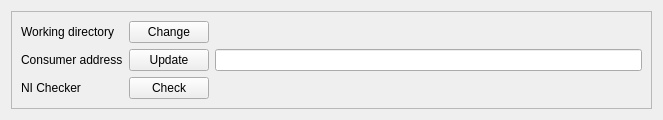
<?xml version="1.0" encoding="UTF-8"?>
<ui version="4.0">
 <class>ParametryzationProfilesWdgtTopper</class>
 <widget class="QWidget" name="ParametryzationProfilesWdgtTopper">
  <property name="geometry">
   <rect>
    <x>0</x>
    <y>0</y>
    <width>663</width>
    <height>119</height>
   </rect>
  </property>
  <property name="windowTitle">
   <string>Form</string>
  </property>
  <layout class="QVBoxLayout" name="verticalLayout">
   <item>
    <widget class="QFrame" name="frame">
     <property name="frameShape">
      <enum>QFrame::StyledPanel</enum>
     </property>
     <property name="frameShadow">
      <enum>QFrame::Raised</enum>
     </property>
     <layout class="QGridLayout" name="gridLayout">
      <item row="0" column="0">
       <widget class="QLabel" name="label">
        <property name="text">
         <string>Working directory</string>
        </property>
       </widget>
      </item>
      <item row="1" column="0">
       <widget class="QLabel" name="label_2">
        <property name="text">
         <string>Consumer address</string>
        </property>
       </widget>
      </item>
      <item row="0" column="5">
       <widget class="QLabel" name="lblWorkingDirectory">
        <property name="sizePolicy">
         <sizepolicy hsizetype="Expanding" vsizetype="Preferred">
          <horstretch>0</horstretch>
          <verstretch>0</verstretch>
         </sizepolicy>
        </property>
        <property name="text">
         <string/>
        </property>
        <property name="openExternalLinks">
         <bool>true</bool>
        </property>
        <property name="textInteractionFlags">
         <set>Qt::LinksAccessibleByKeyboard|Qt::LinksAccessibleByMouse|Qt::TextBrowserInteraction|Qt::TextSelectableByKeyboard|Qt::TextSelectableByMouse</set>
        </property>
       </widget>
      </item>
      <item row="1" column="5">
       <widget class="QLineEdit" name="leConsumerAddress">
        <property name="clearButtonEnabled">
         <bool>true</bool>
        </property>
       </widget>
      </item>
      <item row="2" column="1" colspan="3">
       <widget class="QPushButton" name="tbNIchecker">
        <property name="text">
         <string>Check</string>
        </property>
        <property name="icon">
         <iconset resource="../../../../../Matilda-units/gui/image-and-font/res.qrc">
          <normaloff>:/katynko/svg4/sc_expandpage.svg</normaloff>:/katynko/svg4/sc_expandpage.svg</iconset>
        </property>
       </widget>
      </item>
      <item row="1" column="1" colspan="3">
       <widget class="QPushButton" name="tbUpdateCompleter">
        <property name="text">
         <string>Update</string>
        </property>
        <property name="icon">
         <iconset resource="../../../../../Matilda-units/gui/image-and-font/res.qrc">
          <normaloff>:/katynko/svg/view-refresh.svg</normaloff>:/katynko/svg/view-refresh.svg</iconset>
        </property>
       </widget>
      </item>
      <item row="2" column="0">
       <widget class="QLabel" name="label_3">
        <property name="text">
         <string>NI Checker</string>
        </property>
       </widget>
      </item>
      <item row="2" column="5">
       <widget class="QLabel" name="lblWarnings">
        <property name="text">
         <string/>
        </property>
        <property name="openExternalLinks">
         <bool>true</bool>
        </property>
        <property name="textInteractionFlags">
         <set>Qt::LinksAccessibleByKeyboard|Qt::LinksAccessibleByMouse</set>
        </property>
       </widget>
      </item>
      <item row="0" column="1" colspan="3">
       <widget class="QPushButton" name="tbSetWorkingDir">
        <property name="text">
         <string>Change</string>
        </property>
        <property name="icon">
         <iconset resource="../../../../../Matilda-units/gui/image-and-font/res.qrc">
          <normaloff>:/katynko/svg/document-open.svg</normaloff>:/katynko/svg/document-open.svg</iconset>
        </property>
       </widget>
      </item>
     </layout>
    </widget>
   </item>
  </layout>
 </widget>
 <resources>
  <include location="../../../../../Matilda-units/gui/image-and-font/res.qrc"/>
 </resources>
 <connections/>
</ui>
